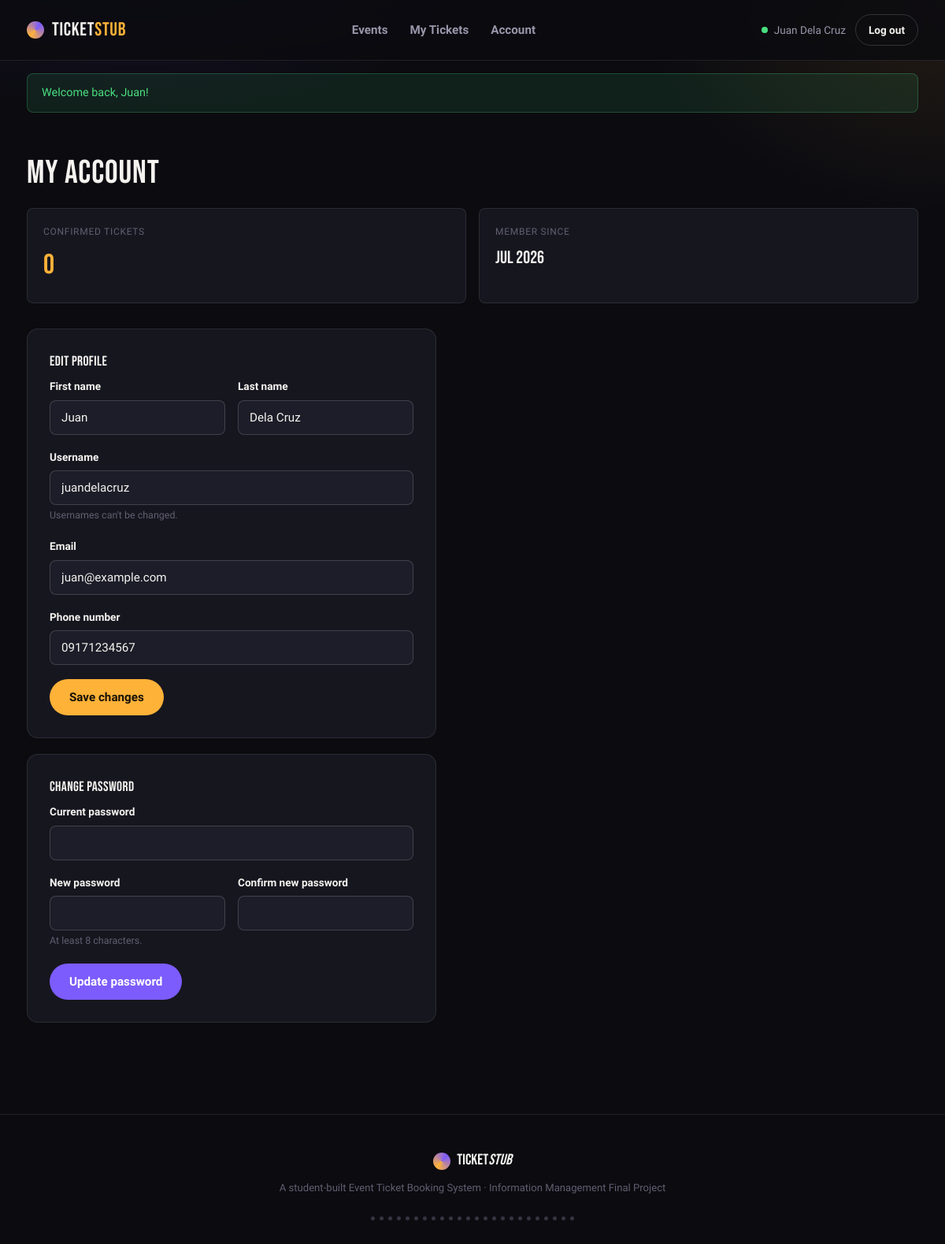
/customer/account.php (signed in), run on the app's committed database.
### tables this page shows
CREATE TABLE Customers (
    Customer_ID    INT AUTO_INCREMENT PRIMARY KEY,
    Customer_User  VARCHAR(50)  NOT NULL UNIQUE,
    Password_Hash  VARCHAR(255) NOT NULL,
    First_Name     VARCHAR(50)  NOT NULL,
    Last_Name      VARCHAR(50)  NOT NULL,
    Email_Address  VARCHAR(100) NOT NULL UNIQUE,
    Phone_Number   VARCHAR(20)  NULL,
    Account_Status ENUM('active','suspended') NOT NULL DEFAULT 'active',
    Created_At     TIMESTAMP DEFAULT CURRENT_TIMESTAMP
);

### includes/functions.php (called while the page is built, shortened)
<?php
function e(?string $value): string {
    return htmlspecialchars($value ?? '', ENT_QUOTES, 'UTF-8');
}

### customer/account.php (the view, shortened to what this page needs)
<?php
require_once __DIR__ . '/../includes/functions.php';
$db = get_db();
$stmt = $db->prepare('SELECT * FROM Customers WHERE Customer_ID = ?');
$stmt->execute([$_SESSION['customer_id']]);
$customer = $stmt->fetch();
$counts = $db->prepare("SELECT COUNT(*) FROM Bookings WHERE Customer_ID = ? AND Booking_Status = 'confirmed'");
$counts->execute([$_SESSION['customer_id']]);
$confirmed_count = (int)$counts->fetchColumn();
require_once __DIR__ . '/../includes/header.php';
?>
<section class="section">
  <div class="wrap">
    <h2>My account</h2>
    <div class="stat-grid" style="margin-top:24px;">
      <div class="stat-card"><div class="stat-label">Confirmed tickets</div><div class="stat-value amber"><?= $confirmed_count ?></div></div>
      <div class="stat-card"><div class="stat-label">Member since</div><div class="stat-value" style="font-size:1.4rem;"><?= (new DateTime($customer['Created_At']))->format('M Y') ?></div></div>
    </div>
    <div class="panel" style="max-width:520px;">
      <h3 style="font-size:1.1rem;">Edit profile</h3>
      <form method="post">
        <div class="form-row">
          <div class="field"><label for="first_name">First name</label><input type="text" id="first_name" name="first_name" value="<?= e($customer['First_Name']) ?>" required></div>
          <div class="field"><label for="last_name">Last name</label><input type="text" id="last_name" name="last_name" value="<?= e($customer['Last_Name']) ?>" required></div>
        </div>
        <div class="field"><label for="username_display">Username</label><input type="text" id="username_display" value="<?= e($customer['Customer_User']) ?>" disabled><span class="hint">Usernames can't be changed.</span></div>
        <div class="field"><label for="email">Email</label><input type="email" id="email" name="email" value="<?= e($customer['Email_Address']) ?>" required></div>
        <div class="field"><label for="phone">Phone number</label><input type="tel" id="phone" name="phone" value="<?= e($customer['Phone_Number']) ?>"></div>
        <button type="submit" class="btn btn-primary">Save changes</button>
      </form>
    </div>
    <div class="panel" style="max-width:520px;">
      <h3 style="font-size:1.1rem;">Change password</h3>
      <form method="post">
        <div class="field"><label for="current_password">Current password</label><input type="password" id="current_password" name="current_password" required></div>
        <div class="form-row">
          <div class="field"><label for="new_password">New password</label><input type="password" id="new_password" name="new_password" required><span class="hint">At least 8 characters.</span></div>
          <div class="field"><label for="confirm_password">Confirm new password</label><input type="password" id="confirm_password" name="confirm_password" required></div>
        </div>
        <button type="submit" class="btn btn-secondary">Update password</button>
      </form>
    </div>
  </div>
</section>
<?php require_once __DIR__ . '/../includes/footer.php'; ?>

### assets/css/style.css (style rules this page uses)
:root { --bg: #0B0B10; --surface: #16161F; --surface-raised:#1D1D29; --surface-hover: #23222F; --border: rgba(255,255,255,0.09); --border-strong: rgba(255,255,255,0.16); --text: #F5F3EF; --text-muted: #9A96AA; --text-faint: #625E70; --amber: #FFB238; --amber-dim: #C98A22; --violet: #7C5CFC; --violet-dim: #5B3FD6; --success: #4ADE80; --danger: #FF6B6B; --font-display: 'Bebas Neue', sans-serif; --font-body: 'Work Sans', system-ui, sans-serif; --font-mono: 'IBM Plex Mono', monospace; --radius: 14px; --radius-sm: 8px; --shadow-lift: 0 12px 32px rgba(0,0,0,0.45); }
* { box-sizing: border-box; }
html { scroll-behavior: smooth; }
body { margin: 0; background: var(--bg); background-image: radial-gradient(ellipse 900px 500px at 15% -10%, rgba(124,92,252,0.18), transparent 60%), radial-gradient(ellipse 700px 500px at 100% 0%, rgba(255,178,56,0.10), transparent 55%); color: var(--text); font-family: var(--font-body); line-height: 1.5; -webkit-font-smoothing: antialiased; }
.wrap { max-width: 1180px; margin: 0 auto; padding: 0 24px; }
h1,h2,h3,h4 { font-family: var(--font-display); font-weight: 400; letter-spacing: 0.02em; margin: 0 0 8px; }
h2 { font-size: clamp(1.8rem, 3.6vw, 2.6rem); line-height: 1; }
h3 { font-size: 1.5rem; }
.btn { display: inline-flex; align-items: center; justify-content: center; gap: 8px; font-family: var(--font-body); font-weight: 600; font-size: 0.95rem; padding: 13px 24px; border-radius: 999px; border: 1px solid transparent; cursor: pointer; transition: transform .15s ease, background .15s ease, border-color .15s ease; white-space: nowrap; }
.btn-primary { background: var(--amber); color: #1a1206; }
.btn-secondary { background: var(--violet); color: #fff; }
.section { padding: 56px 0; }
.panel { background: var(--surface); border: 1px solid var(--border); border-radius: var(--radius); padding: 28px; }
.panel + .panel { margin-top: 20px; }
.field { margin-bottom: 18px; }
.field label { display: block; font-size: 0.85rem; font-weight: 600; margin-bottom: 7px; color: var(--text); }
.field .hint { font-size: 0.78rem; color: var(--text-faint); margin-top: 5px; }
input[type=text], input[type=email], input[type=password], input[type=tel], input[type=number], input[type=date], input[type=datetime-local], select, textarea { width: 100%; padding: 12px 14px; border-radius: var(--radius-sm); border: 1px solid var(--border-strong); background: var(--surface-raised); color: var(--text); font-family: var(--font-body); font-size: 0.95rem; transition: border-color .15s; }
.form-row { display: grid; grid-template-columns: 1fr 1fr; gap: 16px; }
.stat-grid { display: grid; grid-template-columns: repeat(auto-fit, minmax(190px,1fr)); gap: 16px; margin-bottom: 32px; }
.stat-card { background: var(--surface); border: 1px solid var(--border); border-radius: var(--radius-sm); padding: 20px; }
.stat-card .stat-label { font-size: 0.75rem; text-transform: uppercase; letter-spacing: 0.06em; color: var(--text-faint); margin-bottom: 8px; }
.stat-card .stat-value { font-family: var(--font-display); font-size: 2.2rem; color: var(--text); }
.stat-card .stat-value.amber { color: var(--amber); }

### data on the page
customers: Created_At "Jul 2026", first_name "Juan", last_name "Dela Cruz", Customer_User "juandelacruz", email "juan@example.com", phone "09171234567"

### other printed values
$_SESSION['user_name'] "Juan Dela Cruz"
$flash_success "Welcome back, Juan!"
$confirmed_count "0"
